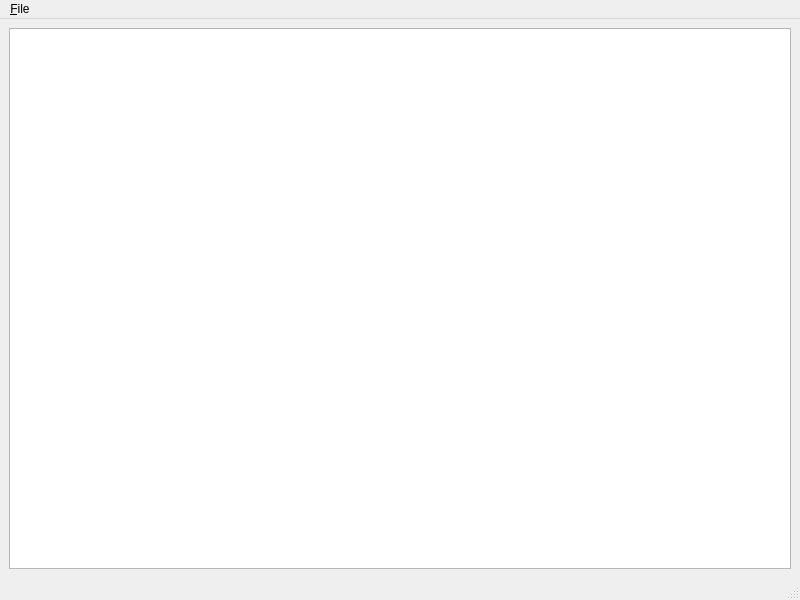
<?xml version="1.0" encoding="UTF-8"?>
<ui version="4.0">
 <class>joker_mainwindow</class>
 <widget class="QMainWindow" name="joker_mainwindow">
  <property name="geometry">
   <rect>
    <x>0</x>
    <y>0</y>
    <width>800</width>
    <height>600</height>
   </rect>
  </property>
  <property name="windowTitle">
   <string>Joker's Dilemma</string>
  </property>
  <widget class="QWidget" name="centralwidget">
   <layout class="QVBoxLayout" name="verticalLayout_2">
    <item>
     <widget class="QGraphicsView" name="view">
      <property name="renderHints">
       <set>QPainter::Antialiasing|QPainter::SmoothPixmapTransform|QPainter::TextAntialiasing</set>
      </property>
     </widget>
    </item>
   </layout>
  </widget>
  <widget class="QMenuBar" name="menubar">
   <property name="geometry">
    <rect>
     <x>0</x>
     <y>0</y>
     <width>800</width>
     <height>34</height>
    </rect>
   </property>
   <widget class="QMenu" name="menu_File">
    <property name="title">
     <string>&amp;File</string>
    </property>
    <widget class="QMenu" name="menu_New_Game">
     <property name="title">
      <string>&amp;New Game</string>
     </property>
     <addaction name="actionQueens_Shuffle"/>
     <addaction name="actionJokers_Dilemma"/>
    </widget>
    <addaction name="menu_New_Game"/>
    <addaction name="separator"/>
    <addaction name="action_Quit"/>
   </widget>
   <addaction name="menu_File"/>
  </widget>
  <widget class="QStatusBar" name="statusbar"/>
  <action name="action_Quit">
   <property name="text">
    <string>&amp;Quit</string>
   </property>
   <property name="shortcut">
    <string>Ctrl+Q</string>
   </property>
  </action>
  <action name="actionQueens_Shuffle">
   <property name="text">
    <string>Queen's Shuffle</string>
   </property>
  </action>
  <action name="actionJokers_Dilemma">
   <property name="text">
    <string>Joker's Dilemma</string>
   </property>
  </action>
 </widget>
 <resources/>
 <connections/>
</ui>
